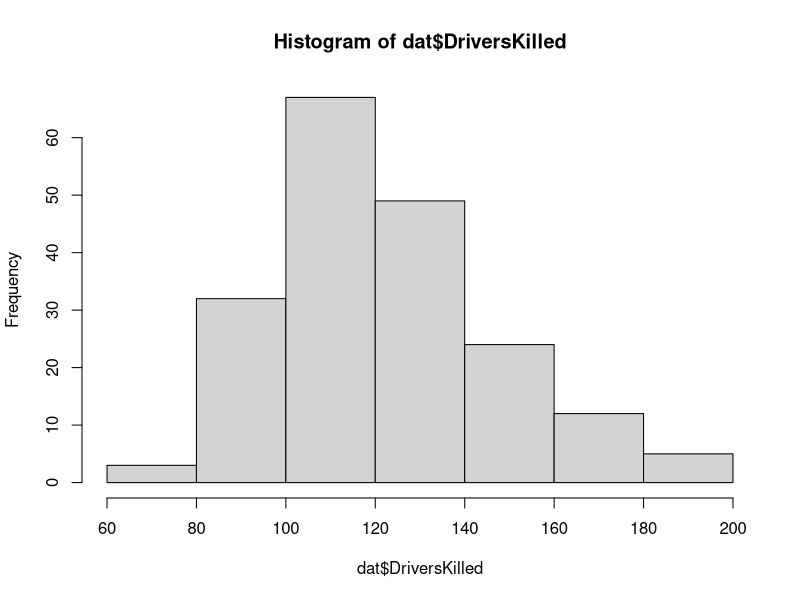
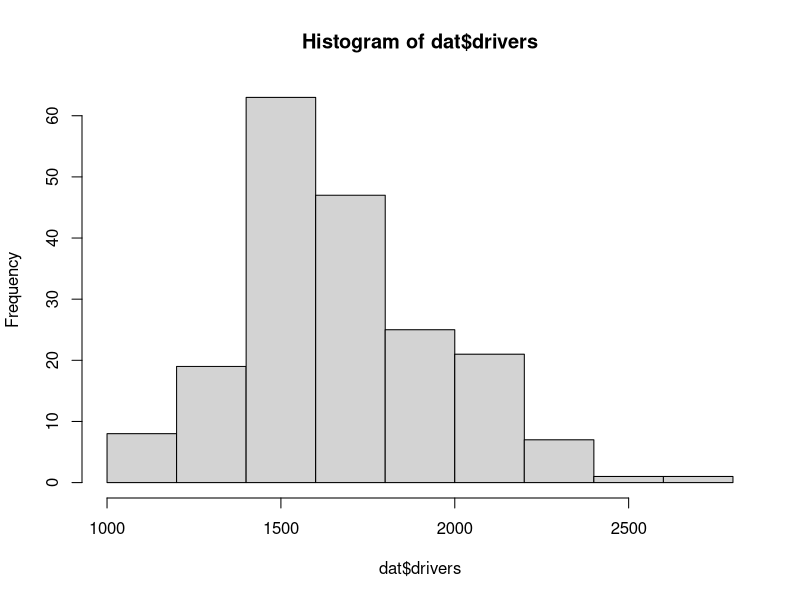
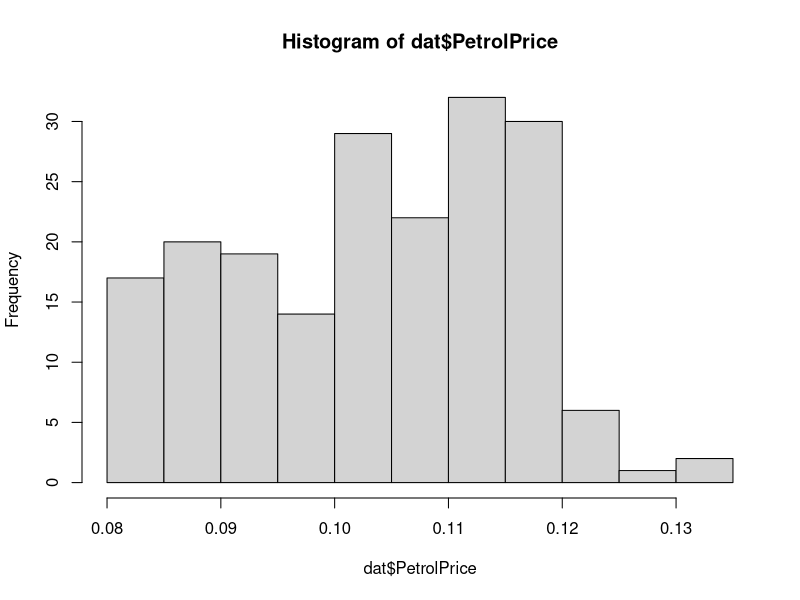
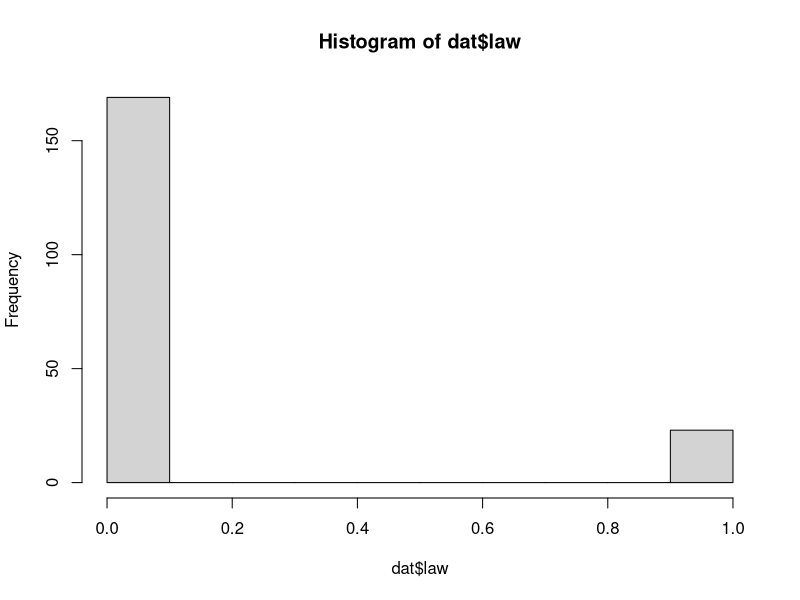
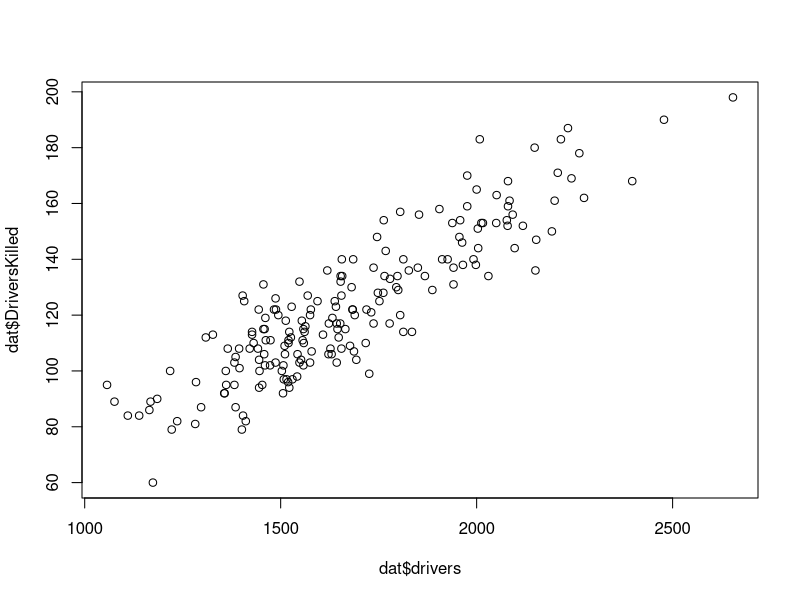
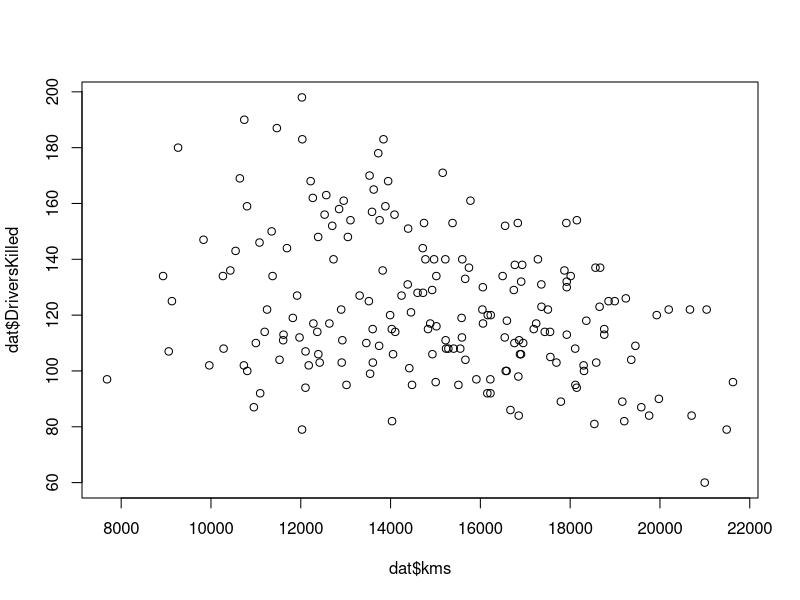
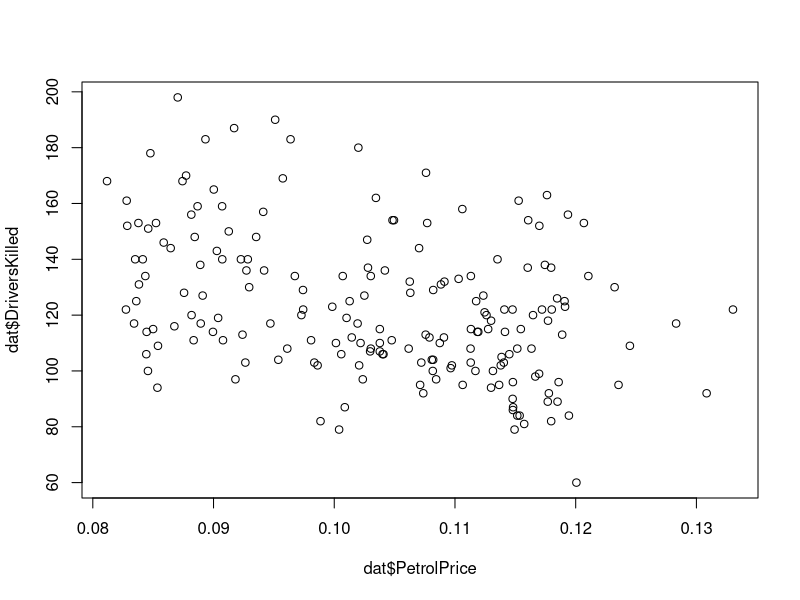
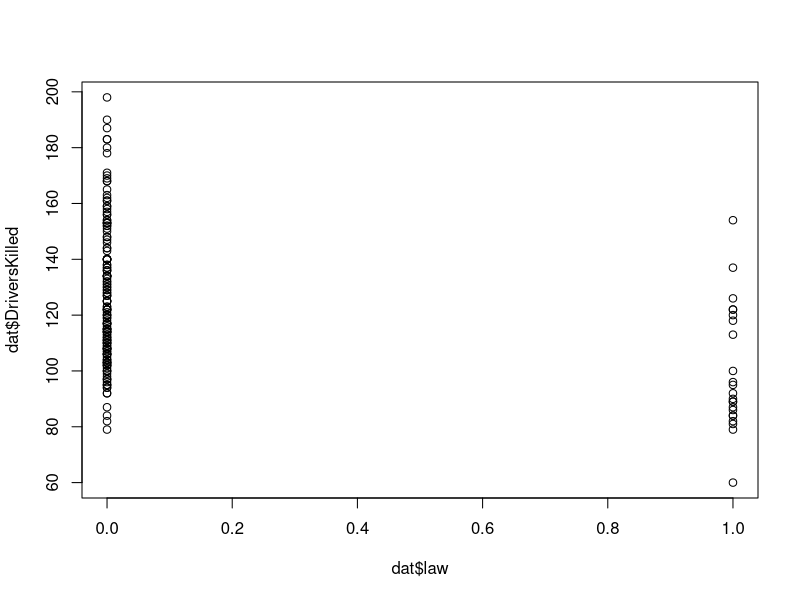

The R script that drew these images, in order: (Note: this script raises an error after producing the figures.)
# --------------------------------
# MCB 293S
# Week 4
# Linear Models
# --------------------------------

# use a built-in dataset
dat <- Seatbelts
dat <- as.data.frame(Seatbelts)

# Exploratory Data Analysis

hist(dat$DriversKilled)
hist(dat$drivers)
hist(dat$PetrolPrice)
hist(dat$law)

plot(dat$drivers, dat$DriversKilled)

plot(dat$kms, dat$DriversKilled)

plot(dat$PetrolPrice, dat$DriversKilled)

plot(dat$law, dat$DriversKilled)

### Did the seatbelt law help?

# ----------------------------
# 1. Classic Linear Regression
# ----------------------------

fit <- lm(DriversKilled ~ drivers + kms + PetrolPrice + law, data = dat)

fit

summary(fit)

# ------------------------------
# 2. Bootstrap Linear Regression
# ------------------------------

# setup
n <- nrow(dat)

# get the estimates from the actual data
beta.hat <- coef(fit)

# set number of resamples
B <- 10000

beta.boots <- sapply(1:B, function(i){
    boot.samp.ind <- sample(1:n, replace = TRUE)
    boot.dat <- dat[boot.samp.ind, ]
    boot.beta.hat <- coef(lm(DriversKilled ~ drivers + kms + PetrolPrice + law, data = boot.dat))
    return(boot.beta.hat)
})
beta.boots <- t(beta.boots)
beta.boots <- as.data.frame(beta.boots)

# or, equivalently

beta.boots <- matrix(NA, nrow = B, ncol = 5)
for(i in 1:B){
    boot.samp.ind <- sample(1:n, replace = TRUE)
    boot.dat <- dat[boot.samp.ind,]
    boot.beta.hat <- coef(lm(DriversKilled ~ drivers + kms + PetrolPrice + law, data = boot.dat))
    beta.boots[i,] <- boot.beta.hat
}
beta.boots <- as.data.frame(beta.boots)


hist(beta.boots$drivers, breaks=50, col='darkred')
bounds <- quantile(beta.boots$drivers, probs = c(.025, .975))
abline(v=bounds, lwd=2)
abline(v=beta.hat[2], lwd=2, col='green4')

hist(beta.boots$law, breaks=50, col='darkred')
bounds <- quantile(beta.boots$law, probs = c(.025, .975))
abline(v=bounds, lwd=2)
abline(v=beta.hat[4], lwd=2, col='green4')


# ---------------------------------
# 3. Repeat with different outcomes
# ---------------------------------

fit <- lm(front ~ drivers + kms + PetrolPrice + law, data = dat)
fit
summary(fit)


fit <- lm(front ~ drivers + kms + PetrolPrice + law, data = dat)
fit
summary(fit)
